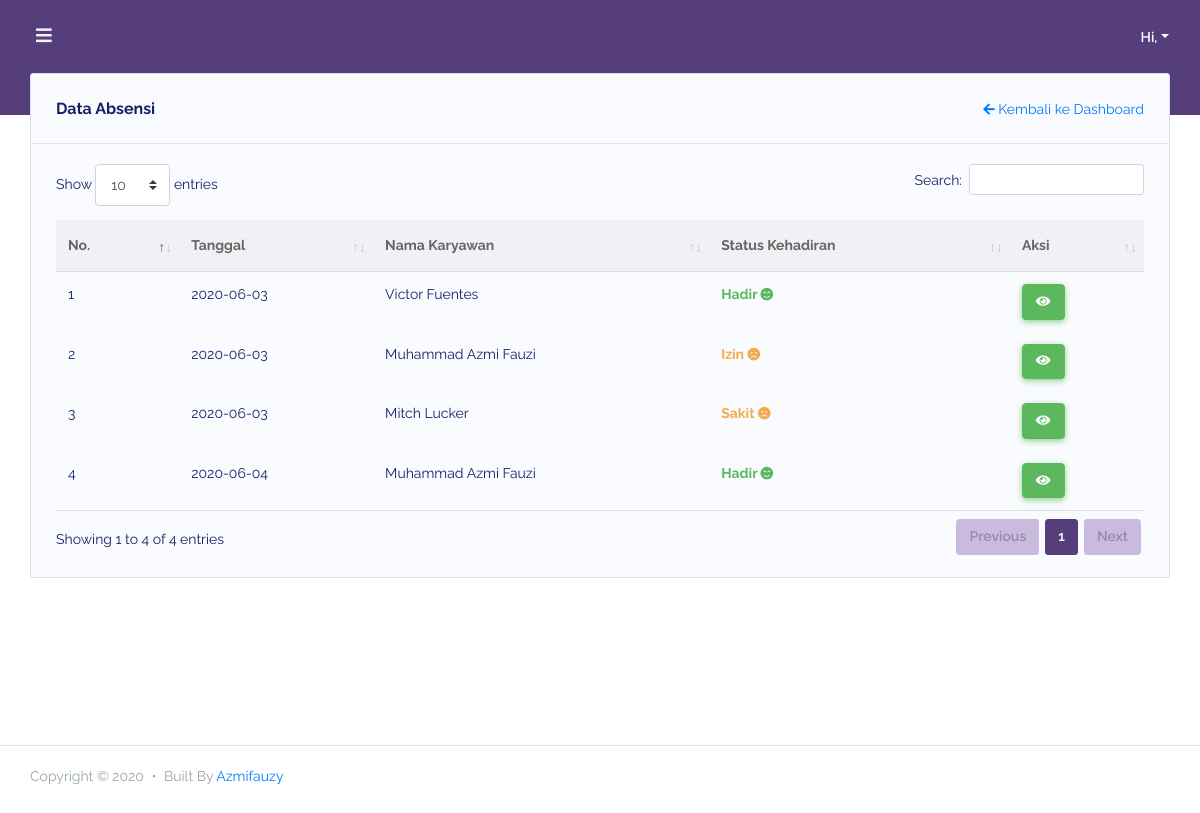
Page /index.php/absensi on the committed database.
### tables this page shows
CREATE TABLE `absensi` (
  `id` int(11) NOT NULL,
  `id_karyawan` int(11) NOT NULL,
  `tgl_absen` date NOT NULL,
  `status_absen` varchar(10) NOT NULL,
  `keterangan` varchar(200) NOT NULL
);

CREATE TABLE `karyawan` (
  `id` int(11) NOT NULL,
  `nik` varchar(20) NOT NULL,
  `nama` varchar(100) NOT NULL,
  `username` varchar(100) NOT NULL,
  `password` varchar(255) NOT NULL,
  `jabatan` varchar(20) NOT NULL,
  `status` varchar(20) NOT NULL,
  `jatah_cuti` int(11) NOT NULL,
  `tgl_masuk` date NOT NULL
);

### application/controllers/Absensi.php (called while the page is built, shortened)
<?php
class Absensi extends CI_Controller {
	public function index()
	{
		$data["title"] = "Data Absensi";
		$data["i"] = 1;
		$data["absensi"] =  $this->db->get('absensi')->result_array();
		$this->load->view('template/header', $data);
		$this->load->view('dashboard/absensi/absensi', $data);
		$this->load->view('template/footer');
	}
}

### index.php (called while the page is built, shortened)
<?php
require_once BASEPATH.'core/CodeIgniter.php';

### application/views/dashboard/absensi/absensi.php (the view)
<div class="main-content">
    <section class="section">
        <div class="section-body">
            <div class="card">
                <div class="card-header">
                    <h4>Data Absensi</h4>
                    <span class="ml-auto">
                    <span class="ml-auto">
                        <a href="<?= base_url('') ?>" class=""><i class="fas fa-arrow-left"></i> Kembali ke Dashboard</a>
                    </span>
                    </span>
                </div>
                <div class="card-body table-responsive">
                    <table class="table" id="bootstrap-data-table">
                        <thead>
                            <tr>
                                <th>No.</th>
                                <th>Tanggal</th>
                                <th>Nama Karyawan</th>
                                <th>Status Kehadiran</th>
                                <th>Aksi</th>
                            </tr>
                        </thead>
                        <tbody>
                            <?php foreach ($absensi as $absen): ?>
                            <?php $karyawan = $this->db->get_where('karyawan', ["id" => $absen["id_karyawan"]])->row_array(); ?>
                            <tr>
                                <td><?= $i++ ?></td>
                                <td><?= $absen["tgl_absen"] ?></td>
                                <td><?= $karyawan["nama"] ?></td>
                                <?php if ($absen["status_absen"] === "hadir") : ?>
                                <td class="font-weight-bold text-success">
                                    <?= ucwords($absen["status_absen"]) ?>
                                     <i class="fas fa-smile-beam"></i>
                                </td>
                                <?php else: ?>
                                <td class="font-weight-bold text-warning">
                                    <?= ucwords($absen["status_absen"]) ?>
                                    <i class="fas fa-frown"></i>
                                </td>
                                <?php endif ?>
                                <td>
                                    <a href="<?= base_url('absensi/detail/') . $absen["id"] ?>" class="btn btn-success"><i class="fas fa-eye"></i></a>
                                </td>
                            </tr>
                            <?php endforeach ?>
                        </tbody>
                    </table>
                </div>
            </div>
        </div>
    </section>
</div>

### application/views/template/header.php (shortened to what this page needs)
<!DOCTYPE html>
<html lang="en">
<head>
<link rel="stylesheet" href="<?= base_url(); ?>assets/modules/bootstrap/css/bootstrap.min.css">
<link rel="stylesheet" href="<?= base_url(); ?>assets/modules/fontawesome/css/all.min.css">
<link rel="stylesheet" href="<?= base_url('') ?>/assets/css/dataTables.bootstrap.min.css">
<link rel="stylesheet" href="<?= base_url(); ?>assets/css/style.min.css">
<link rel="stylesheet" href="<?= base_url(); ?>assets/css/components.min.css">
</head>
<body>
<div id="app">
    <div class="main-wrapper main-wrapper-1">
        <div class="navbar-bg"></div>
        <nav class="navbar navbar-expand-lg main-navbar">
            <form class="form-inline mr-auto">
            <ul class="navbar-nav mr-3">
                <li><a href="blank.html#" data-toggle="sidebar" class="nav-link nav-link-lg"><i class="fas fa-bars"></i></a></li>
            </ul>
            </form>
            <ul class="navbar-nav navbar-right">
                <li class="dropdown"><a href="blank.html#" data-toggle="dropdown" class="nav-link dropdown-toggle nav-link-lg nav-link-user">
                    <div class="d-sm-none d-lg-inline-block">Hi, <?= $this->session->userdata('nama') ?></div></a>
                </li>
            </ul>
        </nav>

### application/views/template/footer.php (shortened to what this page needs)
        <footer class="main-footer">
            <div class="footer-left">
                Copyright &copy; 2020 <div class="bullet"></div> Built By <a href="https://azmifauzy.github.io">Azmifauzy</a>
            </div>
        </footer>
    </div>
</div>
</body>
</html>

### rows in the picture
absensi: tgl_absen "2020-06-03", id_karyawan.nama "Victor Fuentes", status_absen "Hadir"
absensi: tgl_absen "2020-06-03", id_karyawan.nama "Muhammad Azmi Fauzi", status_absen "Izin"
absensi: tgl_absen "2020-06-03", id_karyawan.nama "Mitch Lucker", status_absen "Sakit"
absensi: tgl_absen "2020-06-04", id_karyawan.nama "Muhammad Azmi Fauzi", status_absen "Hadir"
